Frame 1 (no input): blank canvas, image omitted
Frame 60 (the mouse pressed at the canvas centre just before this capture): blank canvas, image omitted
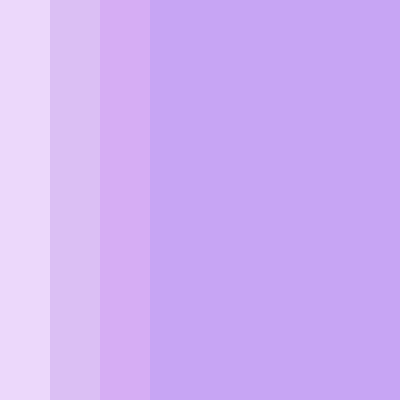
Frame 120 (the mouse held since frame 60 and released just before this capture)

The Processing sketch whose frames 1 and 60 were blank and that drew this single picture after the mouse press (run headless with seeded random() and noise(); from frame 60 on, the mouse is pressed at the canvas centre):

// Processing sketch: processing_54026
// ── processing_54026.pde

//homework #8 - 48257 S'12
//melissa (macy) goh copyright 2012

color gradientColour;

void setup()
{
  size(400, 400);
  background(255);
  smooth();
  noStroke();
  frameRate(10);
  
  gradientColour = color(random(255), random(255), random(255));
  
}

void draw()
{
  drawLines();
  fill(255, 30);
  rect(0, 0, width, height);

}

void drawLines()
{
  int x = 0;
  
  while (x < width)
  {
    fill (gradientColour, 10);
    rect (x, 0, mouseX, height);
    x = x + 50;
  }
}

void keyPressed()
{
  if (key == ' ')
  {
    gradientColour = color(random(255), random(255), random(255));
  }
}

void mouseDragged()
{
  rect (0, 0, mouseX, height);
}
